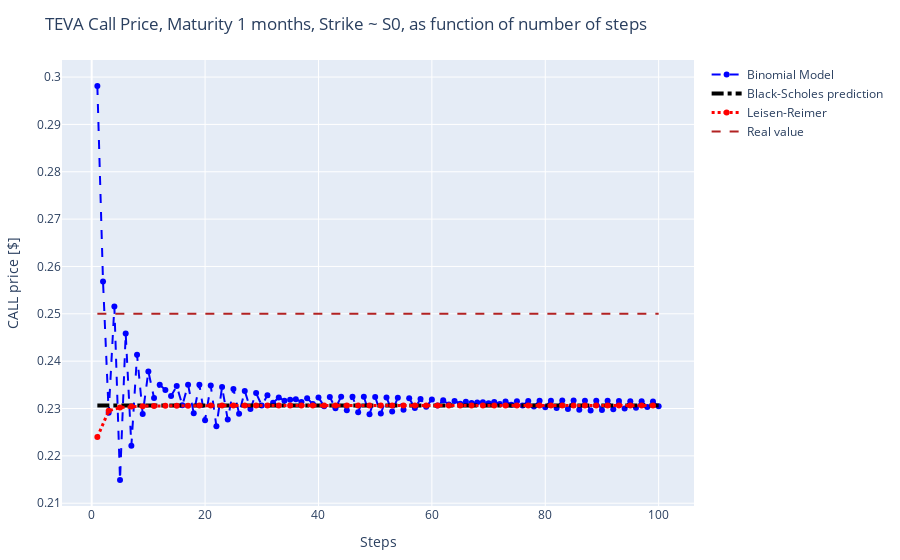

The notebook cell saved with this chart:
### Code cell
function Plot_BIN_BL( BINOMIAL, BL, LR, REAL, T)
    BIN_PLOT  = PlotlyJS.scatter(;x=1:length(BINOMIAL),   y=BINOMIAL,mode="markers+lines", name="Binomial Model", line=attr(color="blue", width=2, dash="dash"  ))
    BL_PLOT   = PlotlyJS.scatter(;x=1:length(BINOMIAL),   y=repeat([BL], length(BINOMIAL)), mode="lines", name="Black-Scholes prediction", line=attr(color="black", width=4, dash="dashdot"))
    LR_PLOT   = PlotlyJS.scatter(;x=1:2:length(BINOMIAL), y=LR,mode="markers+lines", name="Leisen-Reimer", line=attr(color="red", width=3, dash="dot" ))
    REAL_PLOT = PlotlyJS.scatter(;x=1:length(BINOMIAL), y=repeat([REAL], length(BINOMIAL)), mode="lines", name="Real value", line=attr(color="firebrick", width=2, dash="dash"))
    layout    = Layout(title=string("TEVA Call Price, Maturity ", Int(T), " months, Strike ~ S0, as function of number of steps"),
                       yaxis_title="CALL price [\$]", xaxis_title="Steps")
    return PlotlyJS.plot([BIN_PLOT,BL_PLOT, LR_PLOT, REAL_PLOT], layout)
    #return PlotlyJS.plot([BIN_PLOT,LR_PLOT,BL_PLOT], layout)
end

p = Plot_BIN_BL( BINOMIAL[1,:], BLACK_SCHOLES[1], LEISEN_REIMER[1,:], REAL_CALL[1], Maturities[1] )
